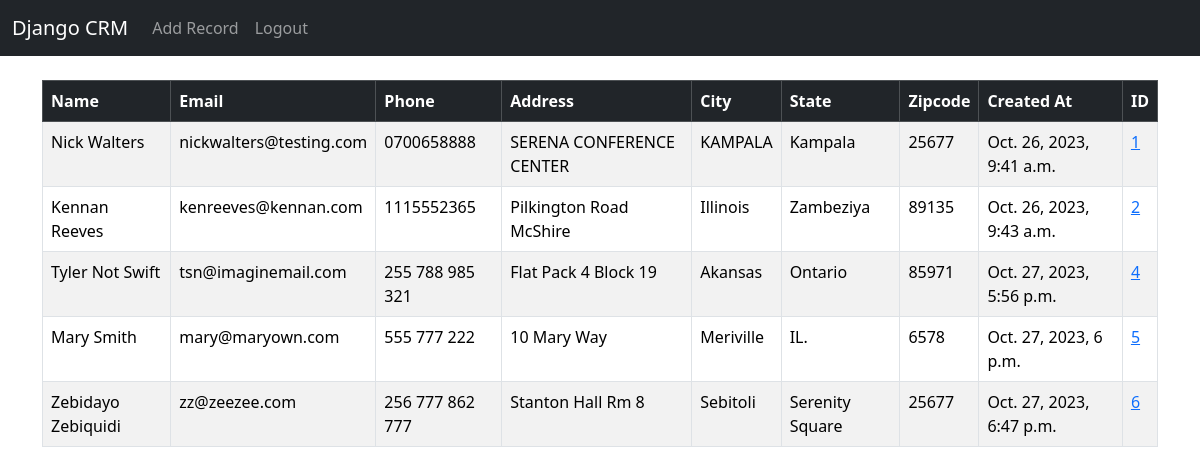
The app's page / (signed in) with its own data.
### website/models.py (models this page shows, shortened)
class Record(models.Model):
    created_at = models.DateTimeField(auto_now_add=True)
    first_name = models.CharField(max_length=50)
    last_name = models.CharField(max_length=50)
    email = models.CharField(max_length=100)
    phone = models.CharField(max_length=15)
    address = models.CharField(max_length=100)
    city = models.CharField(max_length=50)
    state = models.CharField(max_length=50)
    zipcode = models.CharField(max_length=50)

### website/views.py (the view)
# urls.py: 2. Add a URL to urlpatterns:  path('', views.home, name='home')
def home(request):
    records = Record.objects.all()
    if request.method == 'POST':
        username = request.POST['username']
        password = request.POST['password']
        user = authenticate(request, username=username, password=password)
        if user is not None:
            login(request, user)
            messages.success(request, "You Have Been Logged In!")
            return redirect('home')
        else:
            messages.success(request, "There was an error Logging In, Please Try Again...")
            return redirect('home')
    else:
        return render(request, 'website/home.html', { 'records': records })

### website/templates/website/home.html (shortened to what this page needs)
{% extends 'website/base.html' %}
{% block content %}
{% if user.is_authenticated %}
<table class="table table-striped table-hover table-bordered">
  <thead class="table-dark">
    <tr>
      <th scope="col">Name</th>
      <th scope="col">Email</th>
      <th scope="col">Phone</th>
      <th scope="col">Address</th>
      <th scope="col">City</th>
      <th scope="col">State</th>
      <th scope="col">Zipcode</th>
      <th scope="col">Created At</th>
      <th scope="col">ID</th>
    </tr>
  </thead>
  <tbody>
    {% if records %}
      {%for record in records %}
        <tr>
          <td>{{ record.first_name }} {{ record.last_name }}</td>
          <td>{{ record.email }}</td>
          <td>{{ record.phone }}</td>
          <td>{{ record.address }}</td>
          <td>{{ record.city }}</td>
          <td>{{ record.state }}</td>
          <td>{{ record.zipcode }}</td>
          <td>{{ record.created_at }}</td>
          <td><a href="{% url 'record' record.id %}">{{ record.id }}</a></td>
        </tr>
      {% endfor %}
    {% endif%}
  </tbody>
</table>
{% endif %}
{% endblock %}

### website/templates/website/base.html (shortened to what this page needs)
<!doctype html>
<html lang="en">
  <head>
    <link href="https://cdn.jsdelivr.net/npm/bootstrap@5.3.2/dist/css/bootstrap.min.css" rel="stylesheet">
  </head>
  <body>
    {% include 'website/navbar.html' %}
    <div class="container">
        <br/>
        {% block content %}
        {% endblock %}
    </div>
  </body>
</html>

### website/templates/website/navbar.html (shortened to what this page needs)
<nav class="navbar navbar-expand-lg navbar-dark bg-dark">
    <div class="container-fluid">
      <a class="navbar-brand" href="{% url 'home' %}">Django CRM</a>
      <div class="collapse navbar-collapse" id="navbarSupportedContent">
        <ul class="navbar-nav me-auto mb-2 mb-lg-0">
          {% if user.is_authenticated %}
          <li class="nav-item">
            <a class="nav-link" href="{% url 'add_record' %}">Add Record</a>
          </li>
          <li class="nav-item">
            <a class="nav-link" href="{% url 'logout' %}">Logout</a>
          </li>
          {% endif %}
        </ul>
      </div>
    </div>
  </nav>

### records on screen
Record: first_name "Nick", last_name "Walters", email "nickwalters@testing.com", phone "0700658888", address "SERENA CONFERENCE CENTER", city "KAMPALA", state "Kampala", zipcode "25677", created_at "Oct. 26, 2023, 9:41 a.m.", id "1"
Record: first_name "Kennan", last_name "Reeves", email "kenreeves@kennan.com", phone "1115552365", address "Pilkington Road McShire", city "Illinois", state "Zambeziya", zipcode "89135", created_at "Oct. 26, 2023, 9:43 a.m.", id "2"
Record: first_name "Tyler Not", last_name "Swift", email "tsn@imaginemail.com", phone "255 788 985 321", address "Flat Pack 4 Block 19", city "Akansas", state "Ontario", zipcode "85971", created_at "Oct. 27, 2023, 5:56 p.m.", id "4"
Record: first_name "Mary", last_name "Smith", email "mary@maryown.com", phone "555 777 222", address "10 Mary Way", city "Meriville", state "IL.", zipcode "6578", created_at "Oct. 27, 2023, 6 p.m.", id "5"
Record: first_name "Zebidayo", last_name "Zebiquidi", email "zz@zeezee.com", phone "256 777 862 777", address "Stanton Hall Rm 8", city "Sebitoli", state "Serenity Square", zipcode "25677", created_at "Oct. 27, 2023, 6:47 p.m.", id "6"
